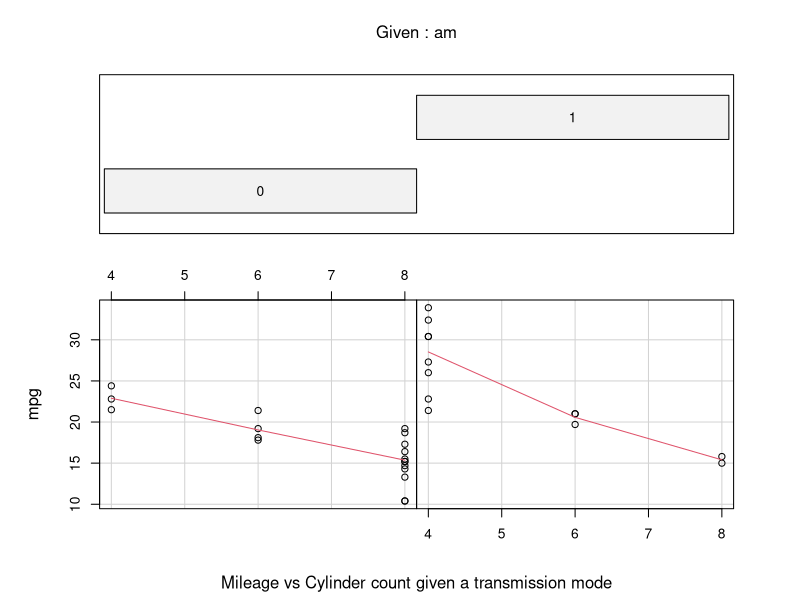
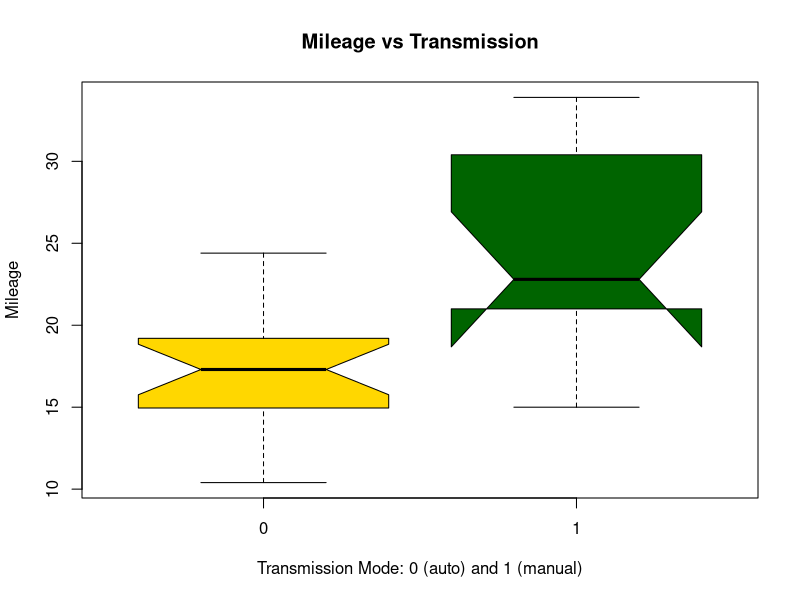
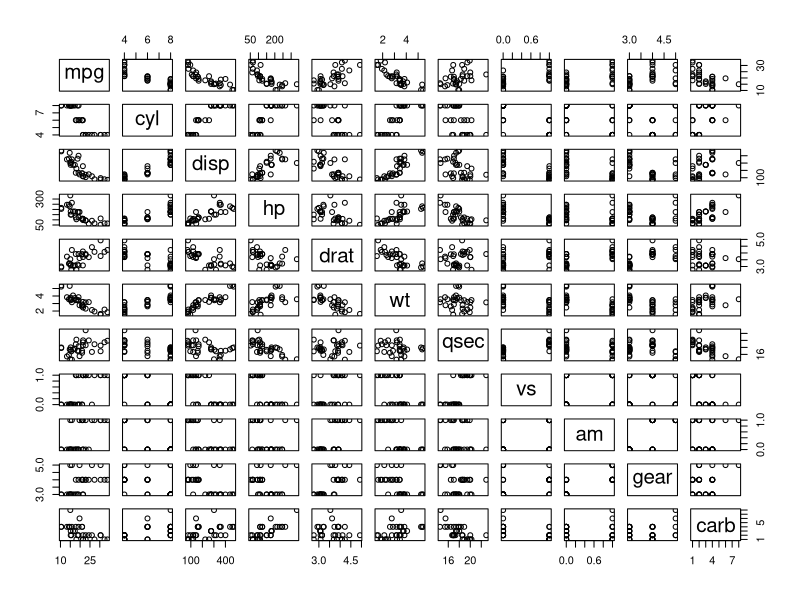

Source code (R) for these figures, in order: (Note: this script raises an error after producing the figures.)
library(data.table)
library(ggplot2)


# load and prepare data
data(mtcars)
dt= mtcars
dt$car_make= rownames(mtcars)
dt= data.table(dt)
dt[, am:= as.factor(am)]



# basic plots to see whats going on
coplot(mpg ~ cyl | am, data = dt, panel = panel.smooth,
       xlab = "Mileage vs Cylinder count given a transmission mode")

boxplot(mpg ~ am, data= dt, notch= T,
        col=(c("gold","darkgreen")),
        main="Mileage vs Transmission", 
        ylab= "Mileage",
        xlab="Transmission Mode: 0 (auto) and 1 (manual)") 

pairs(mtcars)



# t-test to compare mpg between transmission
result= t.test(mpg ~ am , data= dt, paired= F, var.equal = F)
result



# plot modeled output
plotAnalyze= function(dt, f0, var)
{
  dt= copy(dt)
  setnames(dt, var, 'var')
  dt0= dt[am==0]
  dt1= dt[am==1]
  
  plot(x= dt$var, y= dt$mpg, type='n', frame=F, ylim= c(5,35),
       main = paste('Effect of Transmission after adjusting for', var), 
       ylab= 'Mileage', xlab= var)
  
  abline(h= mean(dt0$mpg), lwd= 2)
  abline(h= mean(dt1$mpg), lwd= 2)
  abline(coef(f0)[1], coef(f0)[2], lwd= 2)
  abline(coef(f0)[1] + coef(f0)[3], coef(f0)[2], lwd= 2)
  
  points(dt0$var, dt0$mpg, pch= 21, col= 'black', bg= 'lightblue', cex= 2)
  points(dt1$var, dt1$mpg, pch= 21, col= 'black', bg= 'salmon', cex= 2)
  legend('topright', legend= c('automatic', 'manual'), 
         cex= 0.8, fill= c('lightblue', 'salmon'))
}



# linear model of mpg
f0= lm(mpg ~ wt + factor(am), data= dt)
summary(f0)
plotAnalyze(dt, f0, 'wt')

f1= lm(mpg ~ hp + factor(am), data= dt)
summary(f1)
plotAnalyze(dt, f1, 'hp')

f2= lm(mpg ~ disp + factor(am), data= dt)
summary(f2)
plotAnalyze(dt, f2, 'disp')

f3= lm(mpg ~ drat + factor(am), data= dt)
summary(f3)
plotAnalyze(dt, f3, 'drat')

plot(predict(f0), resid(f0), pch= 21, col= 'black', bg= 'salmon', cex= 2)
abline(h= 0, lwd= 2, col= 'lightblue')
